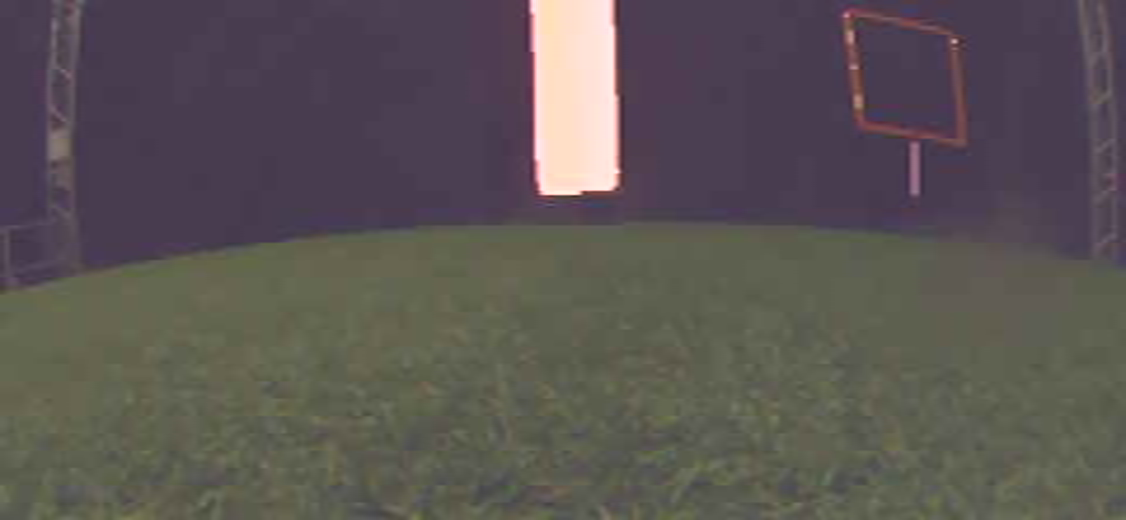
#> input picture drone_images/H_0/orange_pole_300.png, 1126 x 520 px, given in place of 94615887.jpg, which was not available
$ python observer.py
#> lines starting #> are read from the running program, lines starting #| are printed output that depends on the picture; after the words box and inside, x2 and y2 are one past the last pixel; in counts of white or black regions, pixels touching at a corner belong together; pictures that were not available may be replaced by others from this repository, and a replacement may not be noted
#!/usr/bin/env python

import cv2
import matplotlib.pyplot as plt
import numpy as np
import os
import time


def convolve(image, kernel):
    (iH, iW) = image.shape[:2]
    (kH, kW) = kernel.shape[:2]

    # print('kH', kH)
    pad = (kW - 1) // 2
    image = cv2.copyMakeBorder(image, pad, pad, pad, pad, cv2.BORDER_REPLICATE)
    output = np.zeros((iH, iW), dtype="float32")

    # print('pad:', pad)
    # print('output:', output)

    max_k = 0
    min_k = 1e9

    for y in np.arange(pad, iH + pad):
        for x in np.arange(pad, iW + pad):
            roi = image[y - pad:y + pad + 1, x - pad:x + pad + 1]
            k = (roi * kernel).sum()
            output[y - pad, x - pad] = k
            if k > max_k:
                max_k = k
            if k < min_k:
                min_k = k

    output = (output-min_k) * 255 / (max_k-min_k)
    # output = rescale_intensity(output, in_range=(0, 255))
    output = (output * 255).astype("uint8")

    return output

def color_filter(image, color_filters):
    # cls_pxls = [[]] * len(color_filters)
    dest     = image

    for idx, cf in enumerate(color_filters):
        col = (image[:,:,1]>=cf[0]) & (image[:,:,1]<=cf[1]) & (image[:,:,0]>=cf[2]) \
            & (image[:,:,0]<=cf[3]) & (image[:,:,2]>=cf[4]) & (image[:,:,2]<=cf[5])
        dest[col] = [[255, 255, 255]]

    return dest
    # return cls_pxls, dest


# path = "//home//alejandro//git//paparazzi//drone_images//H_0//orange_pole_202.png"
path = "//home//alejandro//Downloads//mavlab_pics//94615887.jpg"

# FILTER SETTINGS
# color_filters = [orange]
color_filters = [[105, 205, 52, 140, 180, 255], \
                 [0, 150, 0, 100, 0, 100]]


color_filters = [[150, 255, 100, 255, 100, 255]]

# color_filters = [green, orange]
color_filters = [[70, 100, 70, 100, 70, 100], \
                 [20, 205, 52, 140, 80, 220]]
# color_filters = [[0, 150, 0, 100, 0, 100]]


n = 3
xsmallBlur = np.ones((n, n), dtype="float") * (1.0 / (n * n))
smallBlur = np.ones((7, 7), dtype="float") * (1.0 / (7 * 7))
largeBlur = np.ones((21, 21), dtype="float") * (1.0 / (21 * 21))
sharpen = np.array((
	[0, -1, 0],
	[-1, 5, -1],
	[0, -1, 0]), dtype="int")
laplacian = np.array((
	[0, 1, 0],
	[1, -4, 1],
	[0, 1, 0]), dtype="int")
sobelX = np.array((
	[-1, 0, 1],
	[-2, 0, 2],
	[-1, 0, 1]), dtype="int")
sobelY = np.array((
	[-1, -2, -1],
	[0, 0, 0],
	[1, 2, 1]), dtype="int")
kernelBank = (
	("small_blur", smallBlur),
	("large_blur", largeBlur),
	("sharpen", sharpen),
	("laplacian", laplacian),
	("sobel_x", sobelX),
	("sobel_y", sobelY))

kernelBank = (("xsmall_blur", xsmallBlur),
              ("laplacian", laplacian))


# gray = cv2.imread(path, cv2.IMREAD_GRAYSCALE)
colo = cv2.imread(path, cv2.IMREAD_UNCHANGED)
#> colo is the input picture: shape (520, 1126, 3); mean B, G, R 83.8, 85.2, 91.1
# yuvc = cv2.imread(path, cv2.COLOR_BGR2YUV)

yuvc = cv2.imread(path, cv2.COLOR_RGB2YUV)

t0 = time.time()

# Apply color filter
filt_img = color_filter(yuvc, color_filters)
#> the loop in color_filter, `for idx, cf in enumerate(color_filters):` made 2 passes
#> pass 1, in color_filter, `col = (image[:,:,1]>=cf[0]) & (image[:,:,1]<=cf[1]) & (image[:,:,0]>=c..`:
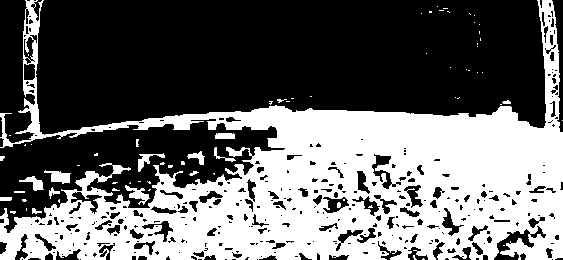
#> col: shape (260, 563) bool; 41.2% white; 71 white regions (54 under 20 px), largest, box (x1, y1, x2, y2) and area: (0, 0, 563, 260) 58782, (44, 170, 71, 184) 215, (125, 185, 150, 205) 206
#> pass 2, in color_filter, `col = (image[:,:,1]>=cf[0]) & (image[:,:,1]<=cf[1]) & (image[:,:,0]>=c..`:
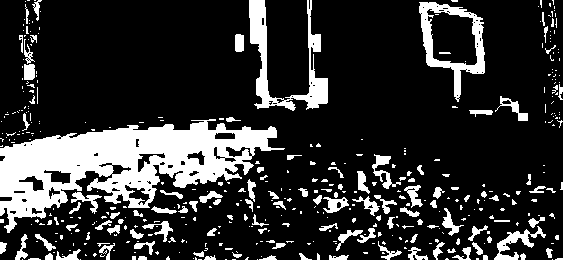
#> col: shape (260, 563) bool; 19.5% white; 435 white regions (319 under 20 px), largest, box (x1, y1, x2, y2) and area: (0, 119, 285, 233) 14276, (249, 0, 328, 111) 2529, (419, 2, 485, 102) 1880
#> after the loop in color_filter, `for idx, cf in enumerate(color_filters):`:
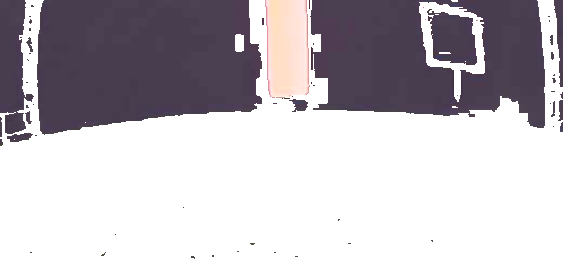
#> dest: shape (260, 563, 3); mean B, G, R 189.8, 183.2, 188.6

# Go to grayscale
# filt_gray = cv2.cvtColor(filt_img, cv2.COLOR_BGR2GRAY)
filt_gray = filt_img[:,:,2]
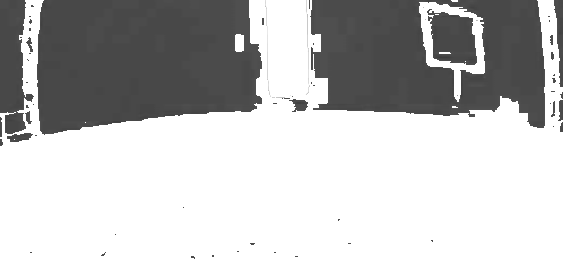
#> filt_gray: shape (260, 563); min 60, max 255, mean 188.6

# [20 lines of commented-out code are left out]

blur_gray = cv2.filter2D(filt_gray, -1, xsmallBlur)
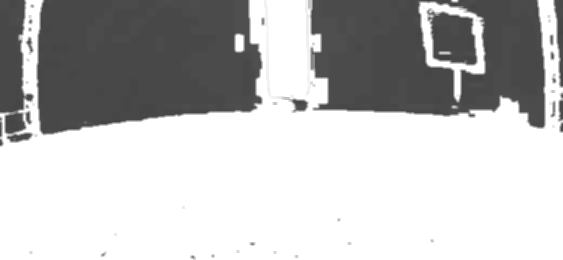
#> blur_gray: shape (260, 563); min 65, max 255, mean 188.6
img_output = cv2.filter2D(blur_gray, -1, laplacian)
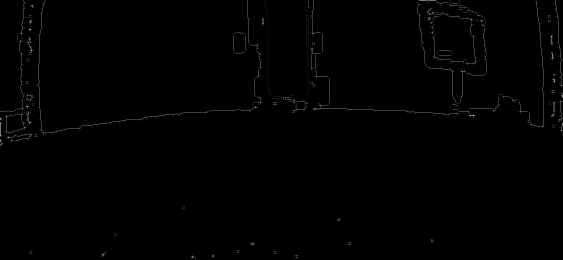
#> img_output: shape (260, 563); min 0, max 197, mean 1.3


t_tot = time.time() - t0
print("Time to run: {} seconds".format(t_tot))
print("Frequency: {} hz".format(1/t_tot))


cv2.imshow("raw", colo)
cv2.imshow("original", filt_img)
cv2.imshow("grey original", filt_gray)
cv2.imshow("1st filter", blur_gray)
cv2.imshow("2nd filter", img_output)

cv2.waitKey(0)
cv2.destroyAllWindows()

# [47 lines of commented-out code are left out]

$ run again, on drone_images/H_0/orange_pole_400.png
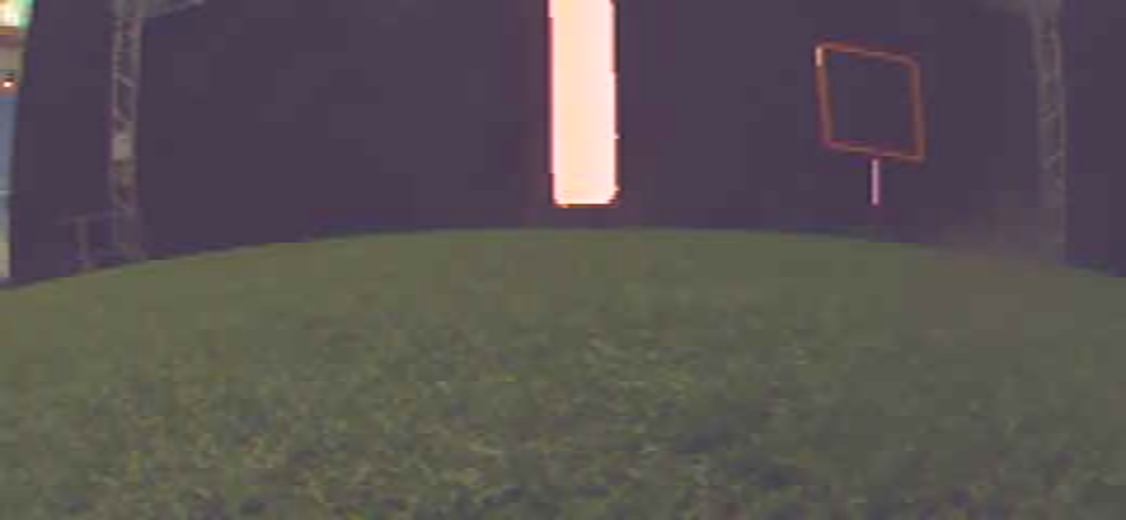
#> input picture drone_images/H_0/orange_pole_400.png, 1126 x 520 px, given in place of 94615887.jpg, which was not available
#> colo is the input picture: shape (520, 1126, 3); mean B, G, R 83.2, 83.1, 89.2
#> the loop in color_filter, `for idx, cf in enumerate(color_filters):` made 2 passes
#> pass 1, in color_filter, `col = (image[:,:,1]>=cf[0]) & (image[:,:,1]<=cf[1]) & (image[:,:,0]>=c..`:
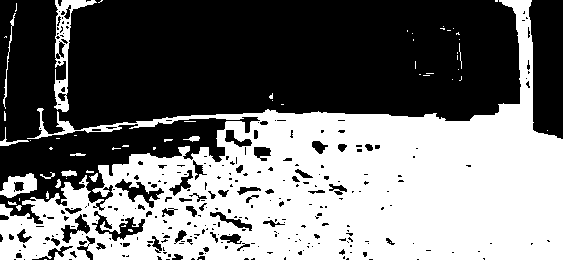
#> col: shape (260, 563) bool; 45.7% white; 60 white regions (46 under 20 px), largest, box (x1, y1, x2, y2) and area: (0, 0, 563, 260) 64257, (54, 0, 97, 112) 1198, (0, 173, 37, 198) 526
#> `img_output = cv2.filter2D(blur_gray, -1, laplacian)`:
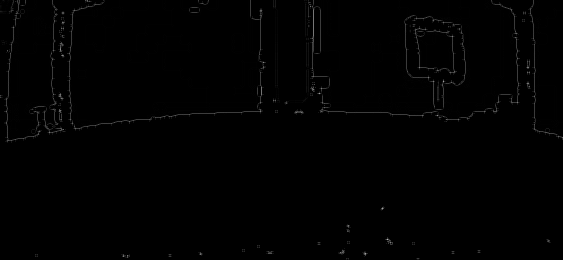
#> img_output: shape (260, 563); min 0, max 186, mean 1.3

$ run again, on drone_images/H_0/orange_pole_500.png
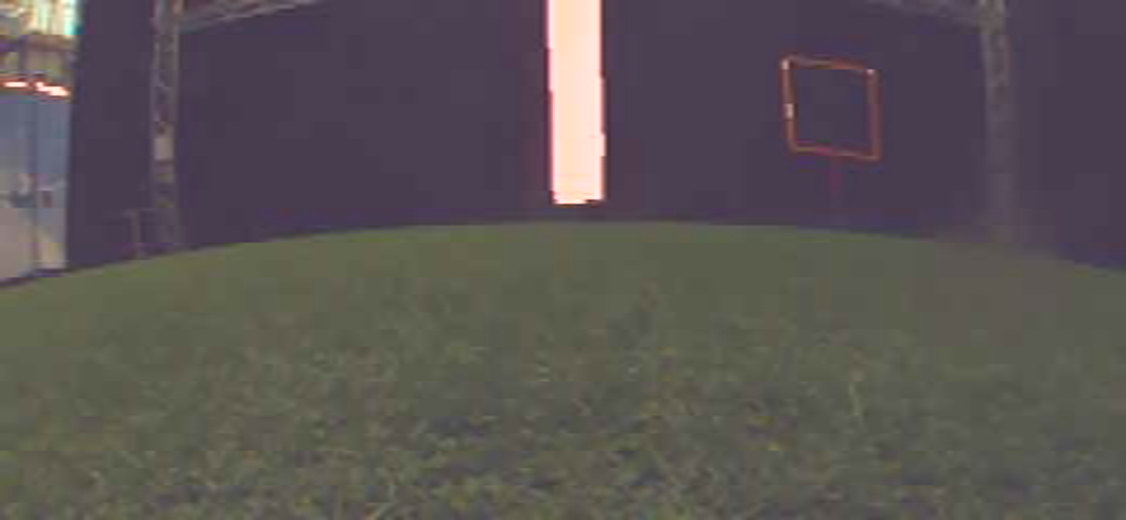
#> input picture drone_images/H_0/orange_pole_500.png, 1126 x 520 px, given in place of 94615887.jpg, which was not available
#> colo is the input picture: shape (520, 1126, 3); mean B, G, R 83.7, 83.9, 89.8
#> the loop in color_filter, `for idx, cf in enumerate(color_filters):` made 2 passes
#> pass 1, in color_filter, `col = (image[:,:,1]>=cf[0]) & (image[:,:,1]<=cf[1]) & (image[:,:,0]>=c..`:
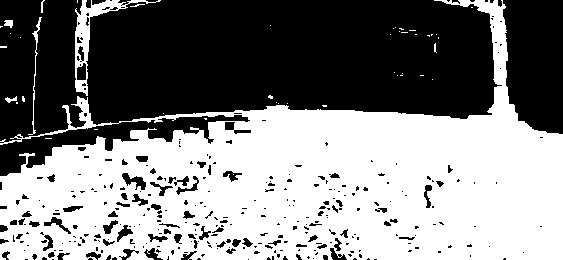
#> col: shape (260, 563) bool; 51.1% white; 342 black regions (259 under 20 px), largest, box (x1, y1, x2, y2) and area: (0, 0, 502, 176) 58959, (503, 0, 563, 134) 7055, (122, 173, 146, 190) 190
#> `img_output = cv2.filter2D(blur_gray, -1, laplacian)`:
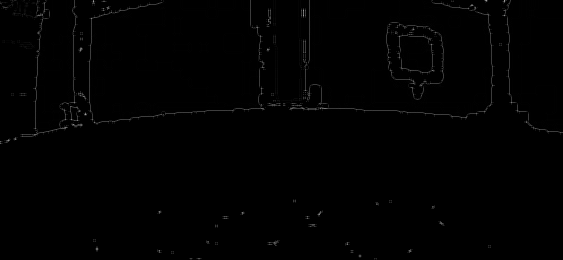
#> img_output: shape (260, 563); min 0, max 160, mean 1.3
